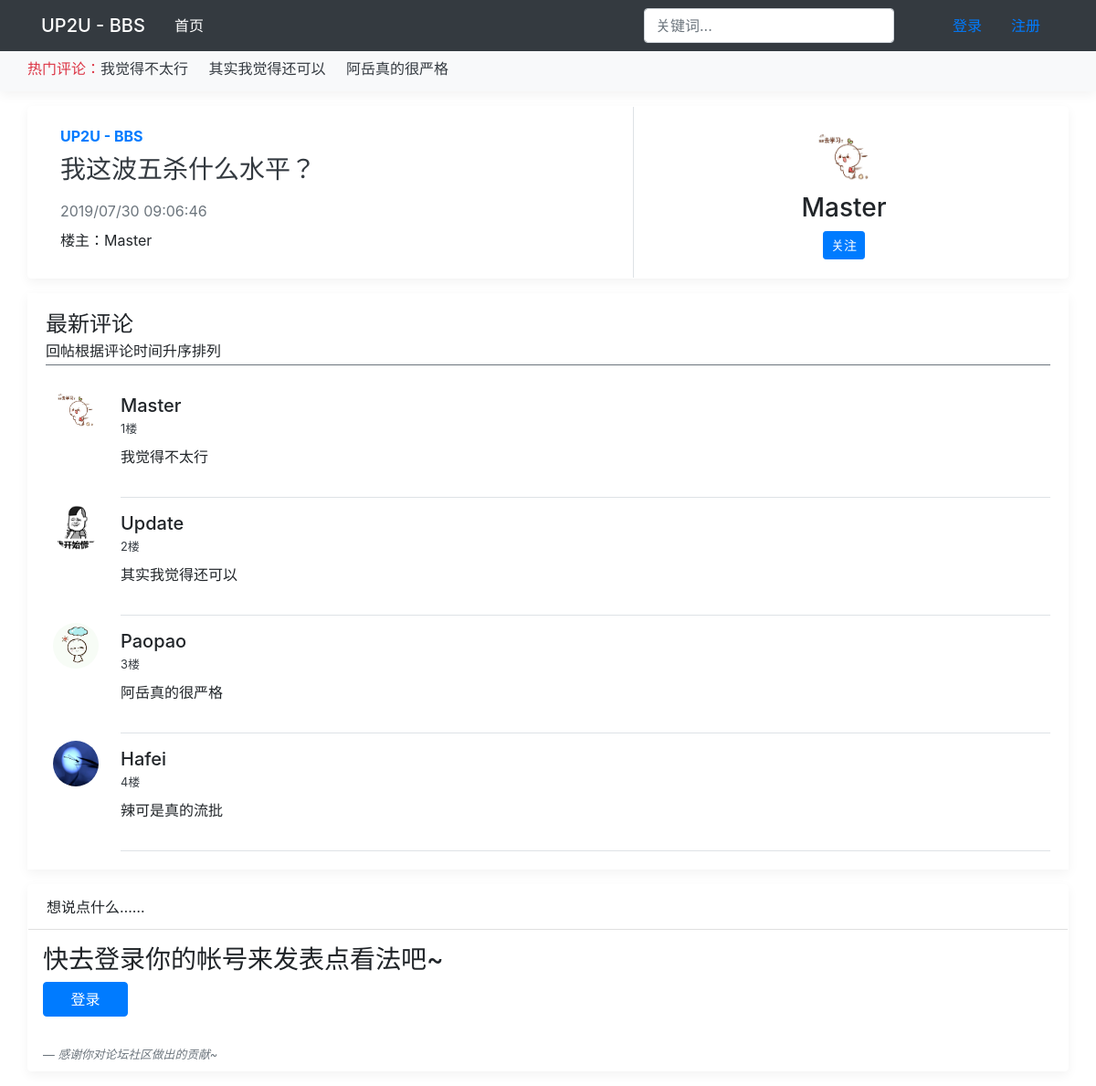
The app's page /bbscopy/detail/1/ with its own data.
### bbscopy/models.py (models this page shows, shortened)
class Choice(models.Model):
    class Meta:
        verbose_name = '评论'
        verbose_name_plural = '评论'
    choice_text = models.CharField(max_length=200,verbose_name='评论')
    user = models.ForeignKey(User,on_delete=models.CASCADE,default=1,verbose_name='作者')
    question = models.ForeignKey(Question, on_delete=models.CASCADE,verbose_name='主题')
    picture = models.FileField(blank=True,null=True)
    def get_text_to_md(self):
        return mark_safe(markdown(self.choice_text))

class Question(models.Model):
    class Meta:
        verbose_name = '主题'
        verbose_name_plural = '主题'
    question_title = models.CharField(max_length=40,verbose_name='标题')
    question_text = models.TextField(max_length=1000,default="",verbose_name='内容')
    user = models.ForeignKey(User,on_delete=models.CASCADE,default=1,verbose_name='作者')
    pub_date = models.DateTimeField(auto_now_add=True,verbose_name='时间')
    picture = models.FileField(blank=True,null=True)

### bbscopy/views.py (the view)
# urls.py: path('detail/<int:bbscopy_id>/', views.detail, name='detail'),
def detail(request,bbscopy_id):
    try:
        bbscopy = Question.objects.get(pk=bbscopy_id)
        choiceform = ChoiceForm()
        q_pic = UserUpdate.objects.get(user_id=bbscopy.user_id).picture
        u_pic_list = UserUpdate.objects.all()
        u_choice_list = bbscopy.choice_set.all()
        u_to_p_dict = {}
        for u in u_choice_list:
            u_to_p_dict[u.user_id] = u_pic_list.get(user_id=u.user_id).picture
    except Question.DoesNotExist:
        raise Http404("这个帖子的id不存在！")
    return render(request, 'bbscopy/detail.html',
    {'q_pic':q_pic,'u_to_p_dict':u_to_p_dict,'bbscopy': bbscopy,'choiceform':choiceform,
    'now_user':{'user':request.user,'is_login':request.user.is_authenticated}})

### bbscopy/forms.py
class ChoiceForm(forms.ModelForm):
    choice_text = forms.CharField(
        label = "发表评论",
        widget = forms.Textarea(
            attrs={
                'rows':'3',
                'cols':'30',
                'class':'form-control',
                'placeholder':'不超过150字...'
            }
        )
    )
    picture = forms.FileField(
        label = "上传图片(可选)",
        required = False,
        widget = forms.FileInput(
            attrs={
                'class':'form-control',
            }
        )
    )
    class Meta:
        model = Choice
        fields = ['choice_text','picture']

### bbscopy/templates/bbscopy/detail.html (shortened to what this page needs)
{% extends 'bbscopy/base.html'%}
{% load static %}
{% block csslink %}
<link rel="stylesheet" href="{% static 'css/simplemde.min.css' %}">
{% endblock %}
{% block nav-second %}
<div class="nav-scroller bg-light box-shadow">
    <nav class="nav nav-underline container">
        <span class="text-danger mt-2">热门评论：</span>
        {% for one in bbscopy.choice_set.all %}
        {% if 3 >= forloop.counter %}
        <span class="text-dark mt-2">{{one.choice_text}}</span>
        <span>&nbsp;&nbsp;&nbsp;&nbsp;&nbsp;</span>
        {% endif %}
        {% endfor %}
    </nav>
</div>
{% endblock %}
{% block content %}
<div class="container card flex-md-row mt-3 box-shadow border-white">
    <div class="card-body d-flex flex-column align-items-start">
        <strong class="d-inline-block text-primary">UP2U - BBS</strong>
        <h3 class="mt-2">
            <a class="text-dark" href="">{{bbscopy.question_title}}</a>
        </h3>
        <div class="mt-2 text-muted">{{bbscopy.pub_date | date:"Y/m/d H:i:s"}}</div>
        <p class="card-text mt-2">楼主：{{bbscopy.user}}</p>
    </div>
    <div class="card-body little-profile text-center border-left">
        <div class="pro-img">
            <img width="70" height="70" style="border-radius: 50%;" src="{{q_pic.url}}" alt="{{bbscopy.user}}">
        </div>
        <h3 class="m-b-0 mt-1">{{bbscopy.user}}</h3>
        <button type="button" class="btn btn-primary btn-sm">关注</button>
    </div>
</div>
<div class="container card-body mt-3 box-shadow">
    <h4 class="card-title">最新评论</h4>
    <h6 class="card-subtitle border-bottom border-secondary mb-3 pb-1">回帖根据评论时间升序排列</h6>
    {% if bbscopy.choice_set.all %}
    <div class="comment-widgets m-b-20">
        {% for c in bbscopy.choice_set.all %}
        <div class="d-flex flex-row">
            <div class="p-2">
                {% for u,p in u_to_p_dict.items %}
                    {%  if c.user_id == u%}
                    <img style="border-radius: 50%;" src="{{ p.url }} " alt="{{c.user}}" height="50" width="50">
                    {% endif %}
                {% endfor %}
            </div>
            <div class="comment-text w-100 ml-3">
                <h5 class=" mt-3 mb-0">{{c.user}}</h5>
                <div class="comment-footer mb-2">
                    <span class="count text-dark small">{{forloop.counter}}楼</span>
                </div>
                <div class="m-b-5 m-t-10 border-bottom pb-3">
                    {{c.get_text_to_md}}
                </div>
            </div>
        </div>
        {% endfor %}
    </div>
    {% else %}
    <p>此帖子还没有评论呢~</p>
    {% endif %}
</div>
<div class="container card p-0 mt-3 mb-3 box-shadow border-white">
    <div class="card-header bg-white">想说点什么……</div>
    <div class="card-body p-2 mt-2 ml-2">
        {% if now_user.is_login %}
        <blockquote class="blockquote">
            <form action="{%url 'bbscopy:reply' bbscopy.id %}" method="POST" enctype="multipart/form-data" novalidate>
                {% csrf_token %}
                <div class="form-group">
                    <label for="reply_name">昵称:
                        <input disabled type="text" class="form-control" id="reply_name" name="reply_name"
                            value="{{now_user.user}}"></label>
                </div>
                <div class="form-group">
                    {{ choiceform.as_p }}
                </div>
                <input class="btn btn-light btn-lg mt-2" type="submit" value="提交">
            </form>
        </blockquote>
        {% else %}
        <h3>快去登录你的帐号来发表点看法吧~</h3>
        <a class="btn btn-primary col-1 mb-3" href="{% url 'accounts:login_user' %}" role="button">登录</a>
        {% endif %}
        <footer class="mt-3 blockquote-footer p-0"><cite title="Source Title">感谢你对论坛社区做出的贡献~ </cite></footer>
    </div>
</div>
{% endblock %}

### bbscopy/templates/bbscopy/base.html (shortened to what this page needs)
{% load static %}
<!DOCTYPE html>
<html lang="en">
<head>
    <link rel="stylesheet" href="{% static 'cdn/bootstrap.min.css'%}">
    <link rel="stylesheet" href="{% static 'css/offcanvas.css'%}" >
    {% block csslink %}
    {% endblock %}
</head>
<body>
<nav class="navbar fixed-top navbar-expand-lg navbar-dark bg-dark">
    <div class="container">
        <span class="text-white h5 mt-2 mr-2">UP2U - BBS</span>
      <div class="collapse navbar-collapse" id="navbarsExample07">
        <ul class="navbar-nav ml-3 mr-auto">
          <li class="nav-item active">
            <a class="nav-link" href="/bbscopy">首页<span class="sr-only">(current)</span></a>
          </li>
        </ul>
        <form class="form-inline my-2 my-md-0" method="GET" action="{% url 'bbscopy:index' %}">
          <input class="form-control" type="text" placeholder="关键词..." aria-label="Search"
          name="query" value="{{request.GET.query}}">
        </form>
            {% if now_user.is_login %}
            <a class="nav-link ml-5 text-light" href="#!">{{now_user.user}}</a>
            <a class="nav-link" href="{% url 'accounts:personal' %}">个人中心</a>
            <a class="nav-link text-info" href="{% url 'accounts:logout_user' %}">登出</a>
            {% else %}
            <a class="nav-link ml-5" href="{% url 'accounts:login_user' %}">登录</a>
            <a class="nav-link" href="{% url 'accounts:register_user' %}">注册</a>
            {% endif %}
      </div>
    </div>
</nav>
{% block nav-second %}
{% endblock %}
{% block content %}
{% endblock %}
</body>
</html>

### static/css/offcanvas.css (style rules this page uses)
html, body { overflow-x: hidden; }
body { padding-top: 56px; }
.nav-scroller { position: relative; z-index: 2; height: 2.75rem; overflow-y: hidden; }
.nav-scroller .nav { display: -webkit-box; display: -ms-flexbox; display: flex; -ms-flex-wrap: nowrap; flex-wrap: nowrap; padding-bottom: 1rem; margin-top: -1px; overflow-x: auto; color: rgba(255, 255, 255, .75); text-align: center; white-space: nowrap; -webkit-overflow-scrolling: touch; }
.border-bottom { border-bottom: 1px solid #e5e5e5; }
.box-shadow { box-shadow: 0 .25rem .75rem rgba(0, 0, 0, .05); }

### records on screen
Choice: choice_text "我觉得不太行", user "Master", get_text_to_md "我觉得不太行"
Choice: choice_text "其实我觉得还可以", user "Update", get_text_to_md "其实我觉得还可以"
Choice: choice_text "阿岳真的很严格", user "Paopao", get_text_to_md "阿岳真的很严格"
Question: question_title "我这波五杀什么水平？", pub_date "2019/07/30 09:06:46", user "Master"
Choice: user "Hafei", get_text_to_md "辣可是真的流批"
